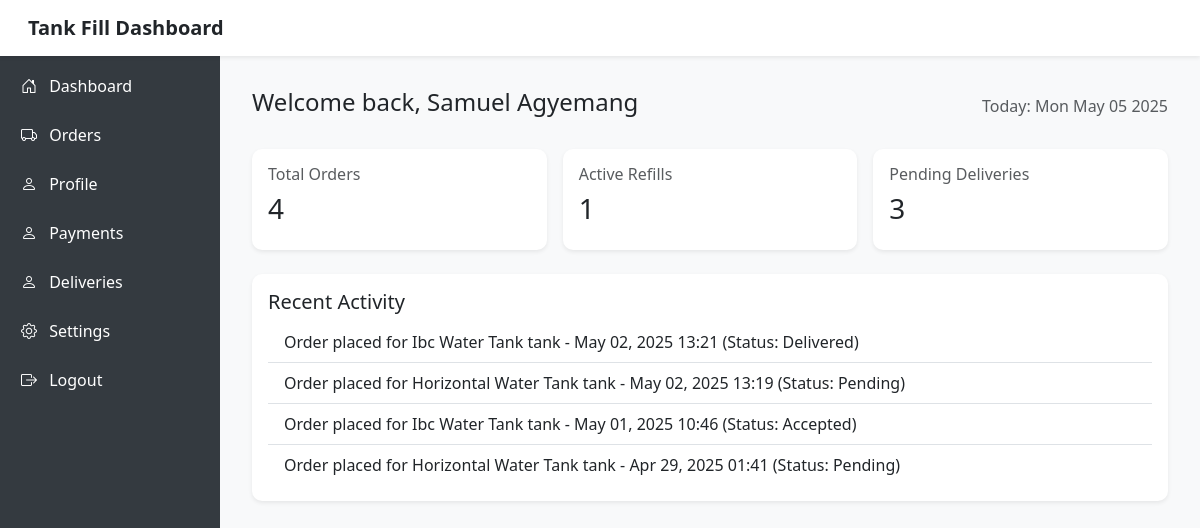
Page /customer_dashboard/ (signed in) on the earlier database version.
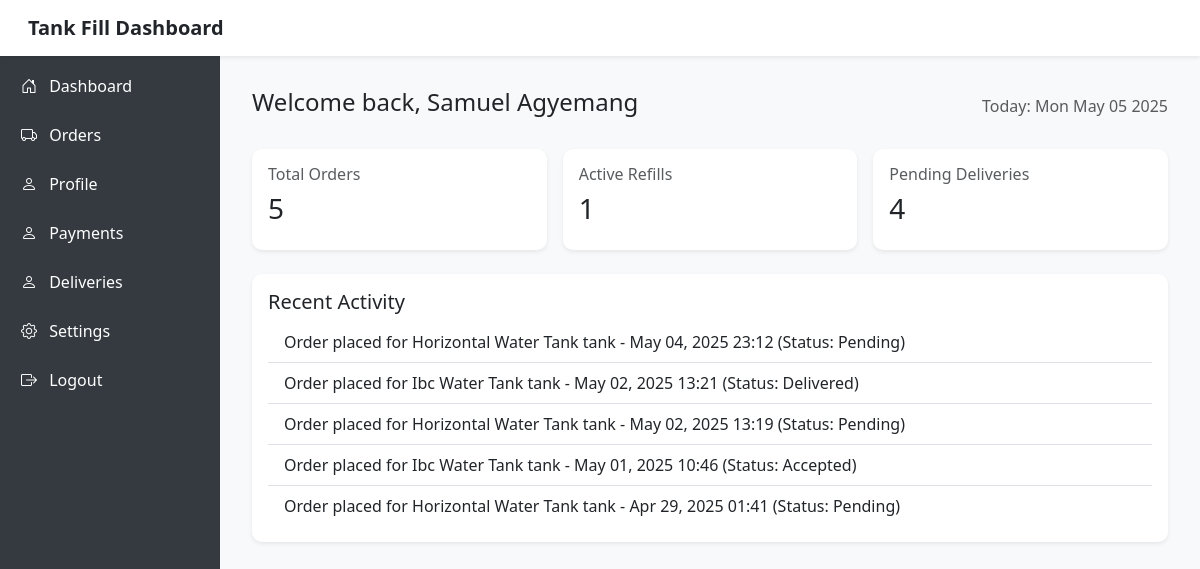
Same page on the later database version.
### authentication/models.py (models this page shows, shortened)
class Order(models.Model):
    order_id = UniqueIDField(primary_key=True, editable=False, unique=True)
    customer = models.ForeignKey(User, on_delete=models.CASCADE, related_name="orders", limit_choices_to={'is_customer': True})
    vendor = models.ForeignKey(Vendor, on_delete=models.CASCADE, related_name="orders")
    order_date = models.DateTimeField(auto_now_add=True)
    payment_method = models.CharField(max_length=100, choices=PAYMENT_METHODS)
    litres = models.CharField(max_length=100, null=True)
    tank_type = models.CharField(max_length=200, choices=TANK_CHOICES)
    status = models.CharField(
        max_length=20, choices=DELIVERY_STATUS, default='Pending'
    )
    is_complete = models.BooleanField(default=False)
    delivery_location = models.CharField(max_length=200, null=True, blank=True)

### authentication/views.py (the view)
# urls.py: path('customer_dashboard/', CustomerDashboard.as_view(), name='customer_dashboard'),
@method_decorator((login_required, customer_required), name='dispatch')
class CustomerDashboard(View):
    template_name = 'customer/customer_dashboard.html'
    def get(self, request,*args,**kwargs):
        orders = Order.objects.filter(customer=request.user).order_by('-order_date')
        completed_orders = orders.filter(is_complete=True)
        pending_orders = orders.filter(is_complete=False)
        active_refills = orders.filter(status='Delivered')
        context = {
            'orders': orders,
            'completed_orders_count': completed_orders.count(),
            'pending_orders_count': pending_orders.count(),
            'active_refills_count': active_refills.count(),
        }
        return render(request, self.template_name,context)

### authentication/models.py (called while the page is built)
    def get_full_name(self):
        return f"{self.full_name}"

### templates/customer/customer_dashboard.html (shortened to what this page needs)
<!DOCTYPE html>
<html lang="en">
<head>
  <link href="https://cdn.jsdelivr.net/npm/bootstrap@5.3.0/dist/css/bootstrap.min.css" rel="stylesheet"/>
  <link rel="stylesheet" href="https://cdn.jsdelivr.net/npm/bootstrap-icons@1.10.5/font/bootstrap-icons.css">
</head>
<body>
<nav class="navbar navbar-light bg-white shadow-sm p-3 sticky-top">
  <div class="container-fluid">
    <h5 class="mb-0 fw-bold">Tank Fill Dashboard</h5>
  </div>
</nav>
<div class="sidebar-desktop d-none d-md-block">
  <h4 class="mb-4">Tank Fill</h4>
  <a href="{% url 'customer_dashboard' %}"><i class="bi bi-house-door me-2"></i> Dashboard</a>
  <a href="{% url 'customer_orders' %}"><i class="bi bi-truck me-2"></i> Orders</a>
  <a href="{% url 'customer_profile' %}"><i class="bi bi-person me-2"></i> Profile</a>
  <a href="{% url 'customer_payments' %}"><i class="bi bi-person me-2"></i> Payments</a>
  <a href="{% url 'customer_deliveries' %}"><i class="bi bi-person me-2"></i> Deliveries</a>
  <a href="#"><i class="bi bi-gear me-2"></i> Settings</a>
  <a href="{% url 'logout' %}"><i class="bi bi-box-arrow-right me-2"></i> Logout</a>
</div>
<div class="main-content">
  <div class="d-flex justify-content-between align-items-center mb-4">
    <h2 class="h4">Welcome back, {{request.user.get_full_name}}</h2>
    <span class="text-muted">Today: <span id="date"></span></span>
  </div>
  <div class="row g-3 mb-4">
    <div class="col-sm-6 col-lg-4">
      <div class="card shadow-sm p-3">
        <h6 class="text-muted">Total Orders</h6>
        <h3>{{ orders.count }}</h3>
      </div>
    </div>
    <div class="col-sm-6 col-lg-4">
      <div class="card shadow-sm p-3">
        <h6 class="text-muted">Active Refills</h6>
        <h3>{{ active_refills_count }}</h3>
      </div>
    </div>
    <div class="col-sm-6 col-lg-4">
      <div class="card shadow-sm p-3">
        <h6 class="text-muted">Pending Deliveries</h6>
        <h3>{{ pending_orders_count }}</h3>
      </div>
    </div>
  </div>
  <div class="card shadow-sm p-3">
    <h5>Recent Activity</h5>
    <ul class="list-group list-group-flush">
      {% for order in orders|slice:":5" %}
        <li class="list-group-item">
          Order placed for {{ order.tank_type|title }} tank - {{ order.order_date|date:"M d, Y H:i" }} (Status: {{ order.status }})
        </li>
      {% empty %}
        <li class="list-group-item">No recent activities yet.</li>
      {% endfor %}
    </ul>
  </div>
</div>
</body>
</html>

Differences in the rows shown:
added Order: tank_type "Horizontal Water Tank", order_date "May 04, 2025 23:12", status "Pending"
Other differences:
{{ orders.count }}: "4" → "5"
{{ pending_orders_count }}: "3" → "4"
